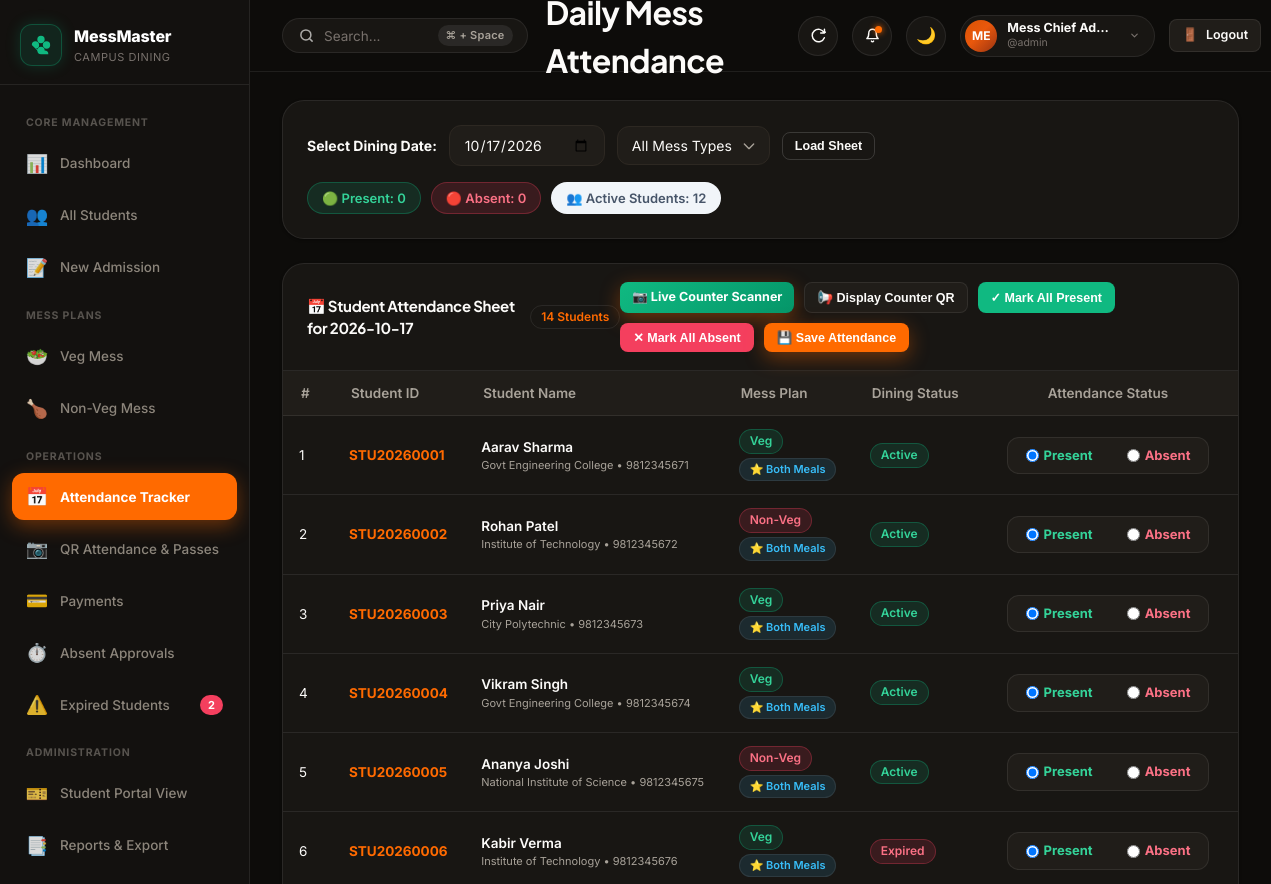
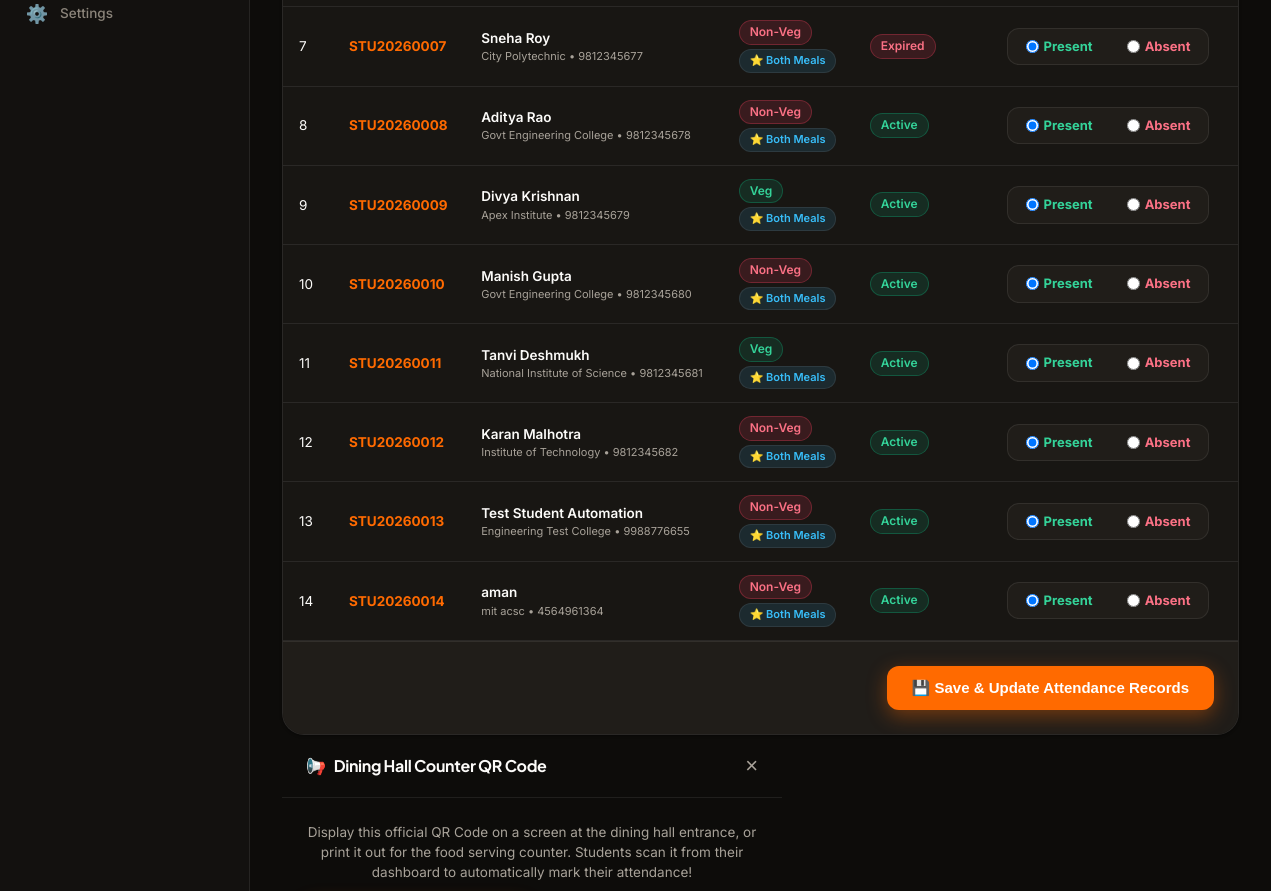
/attendance (signed in, upper part), run on an earlier commit of the app's database (2 pictures, top to bottom).
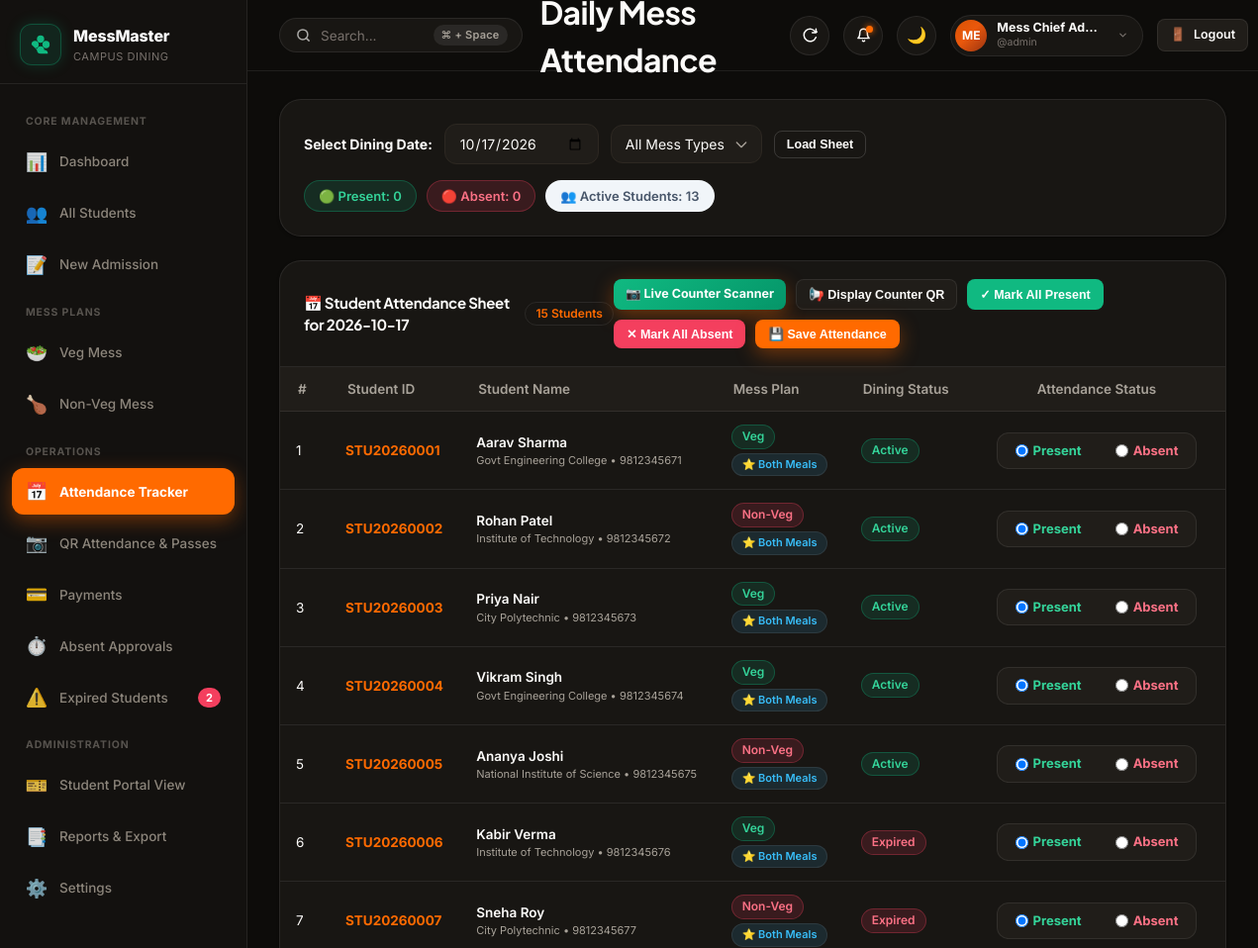
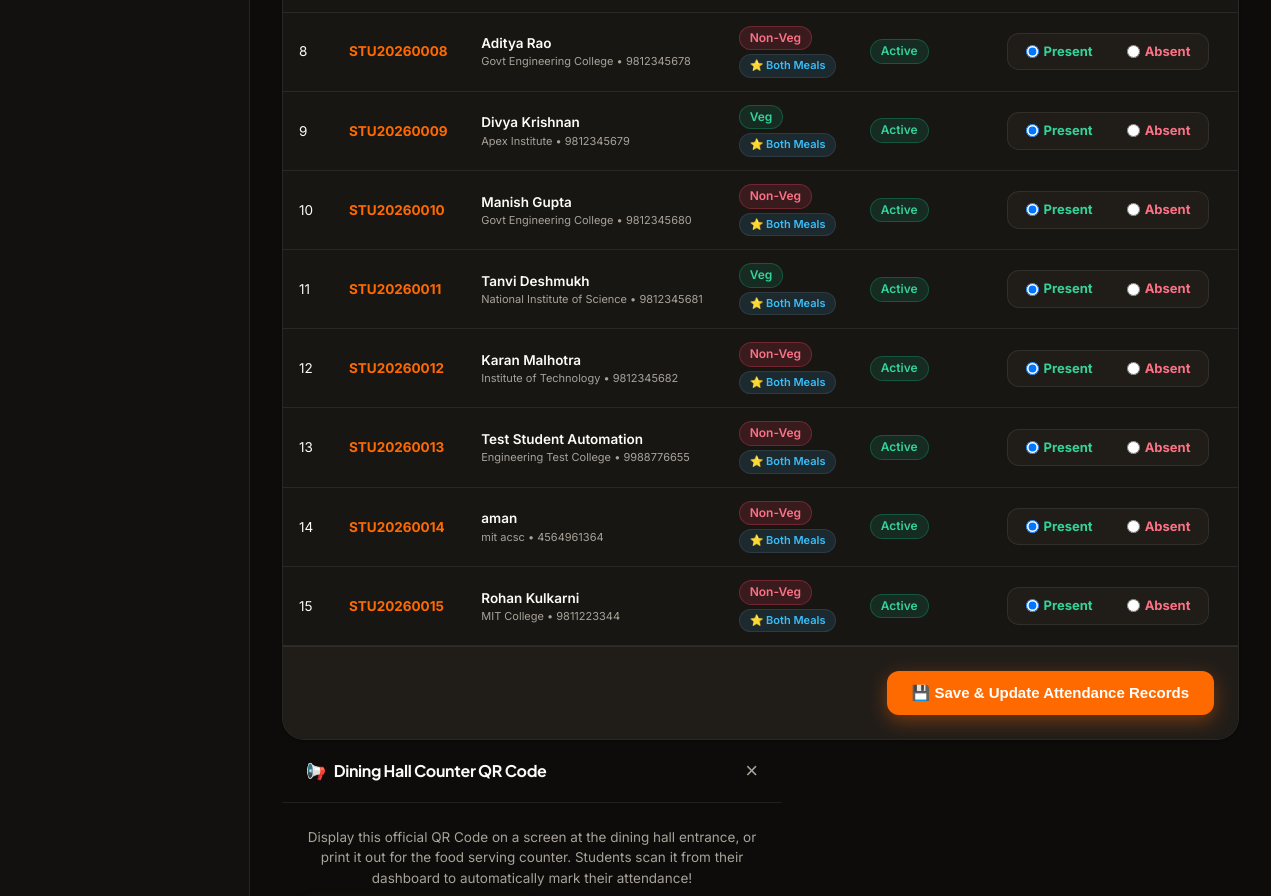
And on a later commit of the database (2 pictures, top to bottom).
### tables this page shows
CREATE TABLE students (
            id INTEGER PRIMARY KEY AUTOINCREMENT,
            student_id TEXT UNIQUE NOT NULL,
            full_name TEXT NOT NULL,
            mobile TEXT UNIQUE NOT NULL,
            college_name TEXT NOT NULL,
            mess_type TEXT NOT NULL CHECK(mess_type IN ('Veg', 'Non-Veg')),
            status TEXT NOT NULL DEFAULT 'Active' CHECK(status IN ('Active', 'Expired', 'Deactivated')),
            admission_date DATE NOT NULL,
            created_at DATETIME DEFAULT CURRENT_TIMESTAMP,
            updated_at DATETIME DEFAULT CURRENT_TIMESTAMP
        , meal_preference TEXT DEFAULT 'Both');

### app.py (the view, shortened to what this page needs)
@app.route('/attendance', methods=['GET', 'POST'])
@login_required
def attendance():
    database.update_all_mess_expiries()
    conn = database.get_db_connection()
    selected_date = request.args.get('date', date.today().isoformat())
    mess_filter = request.args.get('mess_type', 'all')
    search = request.args.get('search', '').strip()
    query = """
        SELECT s.student_id, s.full_name, s.mobile, s.college_name, s.mess_type, s.meal_preference, s.status as student_status,
               COALESCE(a.status, 'Unmarked') as attendance_status, a.meal_session
        FROM students s
        LEFT JOIN attendance a ON s.student_id = a.student_id AND a.date = ?
        WHERE s.status IN ('Active', 'Expired')
    """
    params = [selected_date]
    if mess_filter in ('Veg', 'Non-Veg'):
        query += " AND s.mess_type = ?"
        params.append(mess_filter)
    if search:
        query += " AND (s.student_id LIKE ? OR s.full_name LIKE ?)"
        like_term = f"%{search}%"
        params.extend([like_term, like_term])
    query += " ORDER BY s.student_id ASC"
    students_attendance = conn.execute(query, params).fetchall()
    summary_row = conn.execute("""
        SELECT
            COUNT(*) as total_records,
            SUM(CASE WHEN a.status = 'Present' THEN 1 ELSE 0 END) as present_count,
            SUM(CASE WHEN a.status = 'Absent' THEN 1 ELSE 0 END) as absent_count
        FROM students s
        JOIN attendance a ON s.student_id = a.student_id AND a.date = ?
        WHERE s.status = 'Active'
    """, (selected_date,)).fetchone()
    total_active = conn.execute("SELECT COUNT(*) as c FROM students WHERE status = 'Active'").fetchone()['c']
    conn.close()
    counter_qr_lunch = f"MESS-ATTENDANCE|CAMPUS-MESS|{selected_date}|LUNCH"
    counter_qr_dinner = f"MESS-ATTENDANCE|CAMPUS-MESS|{selected_date}|DINNER"
    current_session = 'Lunch' if datetime.now().hour < 16 else 'Dinner'
    return render_template('attendance.html',
        selected_date=selected_date,
        mess_filter=mess_filter,
        search=search,
        students=students_attendance,
        total_active=total_active,
        summary=summary_row,
        counter_qr_lunch=counter_qr_lunch,
        counter_qr_dinner=counter_qr_dinner,
        current_meal_session=current_session,
        mess_name=database.get_setting('mess_name', 'Campus Dining Facility')
    )

### app.py (called while the page is built)
def login_required(f):
    @wraps(f)
    def decorated_function(*args, **kwargs):
        if 'user_id' not in session:
            flash("Please sign in to access the Mess Management System.", "warning")
            return redirect(url_for('login', next=request.url))
        return f(*args, **kwargs)
    return decorated_function

### database.py (called while the page is built, shortened)
def get_db_path():
    return DEFAULT_DB_PATH

def get_db_connection():
    db_file = get_db_path()
    try:
        os.makedirs(os.path.dirname(db_file), exist_ok=True)
    except OSError:
        pass
    conn = sqlite3.connect(db_file)
    conn.row_factory = sqlite3.Row
    conn.execute("PRAGMA foreign_keys = ON;")
    return conn

def get_setting(key, default_value=''):
    conn = get_db_connection()
    row = conn.execute("SELECT value FROM settings WHERE key = ?", (key,)).fetchone()
    conn.close()
    return row['value'] if row else default_value

### templates/attendance.html (shortened to what the changed rows need)
{% extends "base.html" %}
{% block content %}
<div class="panel" style="margin-bottom: 24px;">
  <div class="panel-body">
    <div style="display: flex; justify-content: space-between; align-items: center; flex-wrap: wrap; gap: 16px;">
      <div style="display: flex; gap: 10px; align-items: center; flex-wrap: wrap;">
        <span class="badge badge-active" style="padding: 6px 14px; font-size: 13px;">
          🟢 Present: {{ summary.present_count or 0 }}
        </span>
        <span class="badge badge-expired" style="padding: 6px 14px; font-size: 13px;">
          🔴 Absent: {{ summary.absent_count or 0 }}
        </span>
        <span class="badge" style="background:#f1f5f9; color:#475569; padding: 6px 14px; font-size: 13px;">
          👥 Active Students: {{ total_active }}
        </span>
      </div>
    </div>
  </div>
</div>
<form action="{{ url_for('attendance') }}" method="POST">
  <div class="panel">
    <div class="panel-header">
      <div style="display: flex; align-items: center; gap: 12px;">
        <h3 class="panel-title">📅 Student Attendance Sheet for {{ selected_date }}</h3>
        <span class="badge" style="background: var(--primary-light); color: var(--primary);">{{ students|length }} Students</span>
      </div>
    </div>
    <div class="panel-body" style="padding: 0;">
      <div class="table-responsive">
        <table class="data-table">
          <thead>
            <tr>
              <th style="width: 50px;">#</th>
              <th>Student ID</th>
              <th>Student Name</th>
              <th>Mess Plan</th>
              <th>Dining Status</th>
              <th style="text-align: center; width: 260px;">Attendance Status</th>
            </tr>
          </thead>
          <tbody>
            {% if students %}
              {% for s in students %}
                <tr>
                  <td>{{ loop.index }}</td>
                  <td>
                    <strong><a href="{{ url_for('student_profile', student_id=s.student_id) }}" style="color: var(--primary);">{{ s.student_id }}</a></strong>
                  </td>
                  <td>
                    <div style="font-weight: 600;">{{ s.full_name }}</div>
                    <div style="font-size: 11px; color: var(--text-muted);">{{ s.college_name }} &bull; {{ s.mobile }}</div>
                  </td>
                  <td>
                    <div style="display: flex; flex-direction: column; gap: 4px; align-items: flex-start;">
                      <span class="badge {% if s.mess_type == 'Veg' %}badge-veg{% else %}badge-nonveg{% endif %}">
                        {{ s.mess_type }}
                      </span>
                      {% if s.meal_preference == 'Lunch' %}
                        <span class="badge" style="background: rgba(245, 158, 11, 0.15); color: var(--accent-amber); font-size: 11px;">
                          🌞 Morning Only
                        </span>
                      {% elif s.meal_preference == 'Dinner' %}
                        <span class="badge" style="background: rgba(99, 102, 241, 0.15); color: #818cf8; font-size: 11px;">
                          🌙 Night Only
                        </span>
                      {% else %}
                        <span class="badge" style="background: rgba(56, 189, 248, 0.12); color: #38bdf8; font-size: 11px;">
                          ⭐ Both Meals
                        </span>
                      {% endif %}
                    </div>
                  </td>
                  <td>
                    {% if s.student_status == 'Active' %}
                      <span class="badge badge-active">Active</span>
                    {% else %}
                      <span class="badge badge-expired">Expired</span>
                    {% endif %}
                  </td>
                  <td style="text-align: center;">
                    <div style="display: inline-flex; background: var(--bg-card-elevated); border: 1px solid var(--border-subtle); border-radius: var(--radius-md); padding: 4px; gap: 6px;">
                      <label style="cursor: pointer; display: flex; align-items: center; gap: 5px; padding: 4px 14px; border-radius: var(--radius-sm); font-size: 13px; font-weight: 600; transition: var(--transition);">
                        <input type="radio" name="att_status_{{ s.student_id }}" value="Present"
                          {% if s.attendance_status == 'Present' or s.attendance_status == 'Unmarked' %}checked{% endif %}>
                        <span style="color: var(--accent-green-text); font-weight: 700;">Present</span>
                      </label>
                      <label style="cursor: pointer; display: flex; align-items: center; gap: 5px; padding: 4px 14px; border-radius: var(--radius-sm); font-size: 13px; font-weight: 600; transition: var(--transition);">
                        <input type="radio" name="att_status_{{ s.student_id }}" value="Absent"
                          {% if s.attendance_status == 'Absent' %}checked{% endif %}>
                        <span style="color: var(--accent-red-text); font-weight: 700;">Absent</span>
                      </label>
                    </div>
                  </td>
                </tr>
              {% endfor %}
            {% else %}
              <tr>
                <td colspan="6" style="text-align: center; padding: 36px; color: var(--text-secondary);">
                  No active students found for attendance.
                </td>
              </tr>
            {% endif %}
          </tbody>
        </table>
      </div>
    </div>
  </div>
</form>
{% endblock %}

What changed in the data, as far as the page shows it:
added students: student_id "STU20260015", full_name "Rohan Kulkarni", college_name "MIT College", mobile "9811223344", mess_type "Non-Veg", meal_preference "⭐ Both Meals", status "Active", student_id "☑ Present", student_id "☐ Absent"
Also different on the page:
{{ total_active }}: "12" → "13"
{{ students|length }}: "14" → "15"
